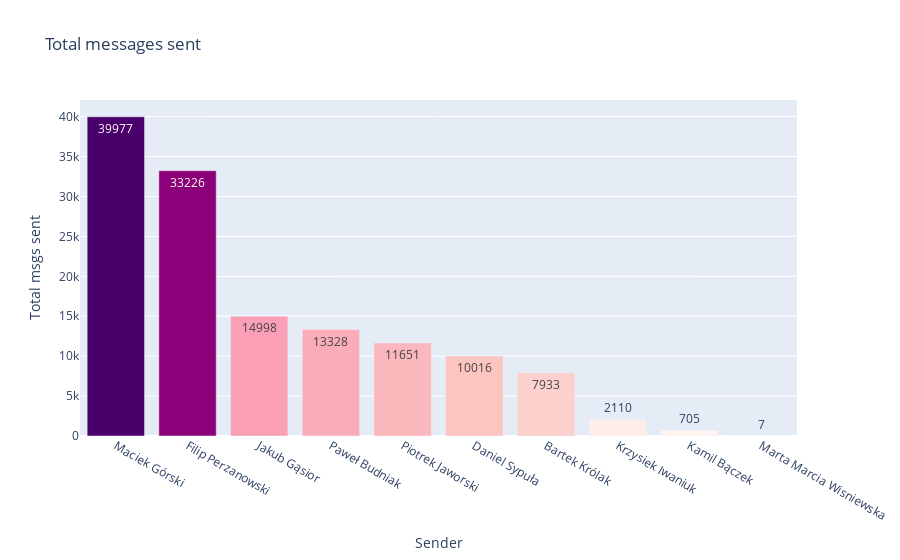

Notebook cell for this chart:
### Markdown cell above
## General chat statistics

### Code cell
msg_stats_dict = stats.get_msg_stats(chat)
msg_stats = pd.DataFrame.from_dict(msg_stats_dict, columns = ['Total msgs sent', 'Avg msg length', 'Total chars sent'], orient = 'index')


col = 'Total msgs sent'
df2 = msg_stats.sort_values(by = col, ascending = False)
f = px.bar(df2, y = col, x = df2.index, text = col, labels = {'x': 'Sender'}, color = col,
           title = 'Total messages sent', color_continuous_scale = px.colors.sequential.RdPu)
f.update(layout_coloraxis_showscale=False)
#f.update_traces(textposition = 'outside')
f

### Figure 1 — Plotly figure (JSON) as saved in the notebook; plotly's stock layout.template omitted (floating-point values rounded to 4 significant figures)
{"data": [{"alignmentgroup": "True", "hoverlabel": {"namelength": 0}, "hovertemplate": "Sender=%{x}<br>Total msgs sent=%{marker.color}", "legendgroup": "", "marker": {"color": [39977, 33226, 14998, 13328, 11651, 10016, 7933, 2110, 705, 7], "coloraxis": "coloraxis"}, "name": "", "offsetgroup": "", "orientation": "v", "showlegend": false, "text": [39977, 33226, 14998, 13328, 11651, 10016, 7933, 2110, 705, 7], "textposition": "auto", "type": "bar", "x": ["Maciek Górski", "Filip Perzanowski", "Jakub Gąsior", "Paweł Budniak", "Piotrek Jaworski", "Daniel Sypuła", "Bartek Królak", "Krzysiek Iwaniuk", "Kamil Bączek", "Marta Marcia Wisniewska"], "xaxis": "x", "y": [39977, 33226, 14998, 13328, 11651, 10016, 7933, 2110, 705, 7], "yaxis": "y"}], "layout": {"barmode": "relative", "coloraxis": {"colorbar": {"title": {"text": "Total msgs sent"}}, "colorscale": [[0, "rgb(255,247,243)"], [0.125, "rgb(253,224,221)"], [0.25, "rgb(252,197,192)"], [0.375, "rgb(250,159,181)"], [0.5, "rgb(247,104,161)"], [0.625, "rgb(221,52,151)"], [0.75, "rgb(174,1,126)"], [0.875, "rgb(122,1,119)"], [1, "rgb(73,0,106)"]], "showscale": false}, "legend": {"tracegroupgap": 0}, "title": {"text": "Total messages sent"}, "xaxis": {"anchor": "y", "domain": [0, 1], "title": {"text": "Sender"}}, "yaxis": {"anchor": "x", "domain": [0, 1], "title": {"text": "Total msgs sent"}}}}
